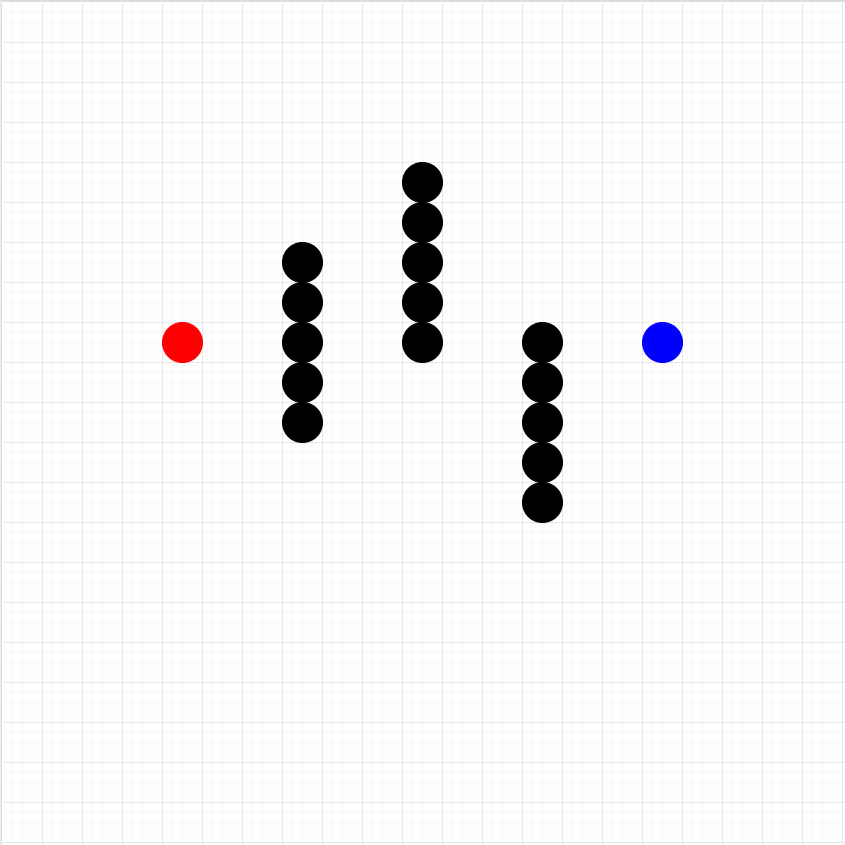
#> input picture obj.PNG, 845 x 845 px
$ python grid.py
#> lines starting #> are read from the running program, lines starting #| are printed output that depends on the picture; after the words box and inside, x2 and y2 are one past the last pixel; in counts of white or black regions, pixels touching at a corner belong together
import numpy as np
import cv2
from math import floor, ceil

def draw_grid(img, grid_shape, color=(0, 255, 0), thickness=1):
	h, w, _ = img.shape
	rows, cols = grid_shape
	dy, dx = h / rows, w / cols

    # draw vertical lines
	for x in np.linspace(start=dx, stop=w-dx, num=cols-1):
		x = int(round(x))
		cv2.line(img, (x, 0), (x, h), color=color, thickness=thickness)

	# draw horizontal lines
	for y in np.linspace(start=dy, stop=h-dy, num=rows-1):
		y = int(round(y))
		cv2.line(img, (0, y), (w, y), color=color, thickness=thickness)

	return img

def get_perbandingan(img, grid_shape):
	h, w, _ = img.shape
	rows, cols = grid_shape
	pr = floor(h / rows)
	pc = floor(w / cols)
	return (pr, pc)

def pixel2rect(pixel, banding):
	x, y = pixel
	bx, by = banding
	rx = floor(x/bx)
	ry = floor(y/by)
	return (rx, ry)

def rect2pixel(rect, banding):
	x, y = rect
	bx, by = banding
	px = x * bx
	py = y * by
	return (px, py)

def get_blue_object(img):
	pxx = 0
	pyy = 0
	hsvFrame = cv2.cvtColor(img, cv2.COLOR_BGR2HSV)

	blue_lower = np.array([94, 80, 2], np.uint8)
	blue_upper = np.array([120, 255, 255], np.uint8)
	blue_mask = cv2.inRange(hsvFrame, blue_lower, blue_upper)

	kernal = np.ones((5, 5), "uint8")
	blue_mask = cv2.dilate(blue_mask, kernal)

	contours, hierarchy = cv2.findContours(blue_mask, cv2.RETR_TREE, cv2.CHAIN_APPROX_SIMPLE)
	#for pic, contour in enumerate(contours):
	area = cv2.contourArea(contours[0])
	if(area > 300):
		x, y, w, h = cv2.boundingRect(contours[0])
		pxx = floor((w/2) + x)
		pyy = floor((h/2) + y)

	return (pxx, pyy)

imageFrame = cv2.imread("obj.PNG")
#> imageFrame is the input picture: shape (845, 845, 3); mean B, G, R 245.1, 244.6, 245.1
imageFrame = draw_grid(imageFrame, (21, 21), (0, 255, 255), 1)
#> after the loop in draw_grid, `for x in np.linspace(start=dx, stop=w-dx, num=cols-1):`:
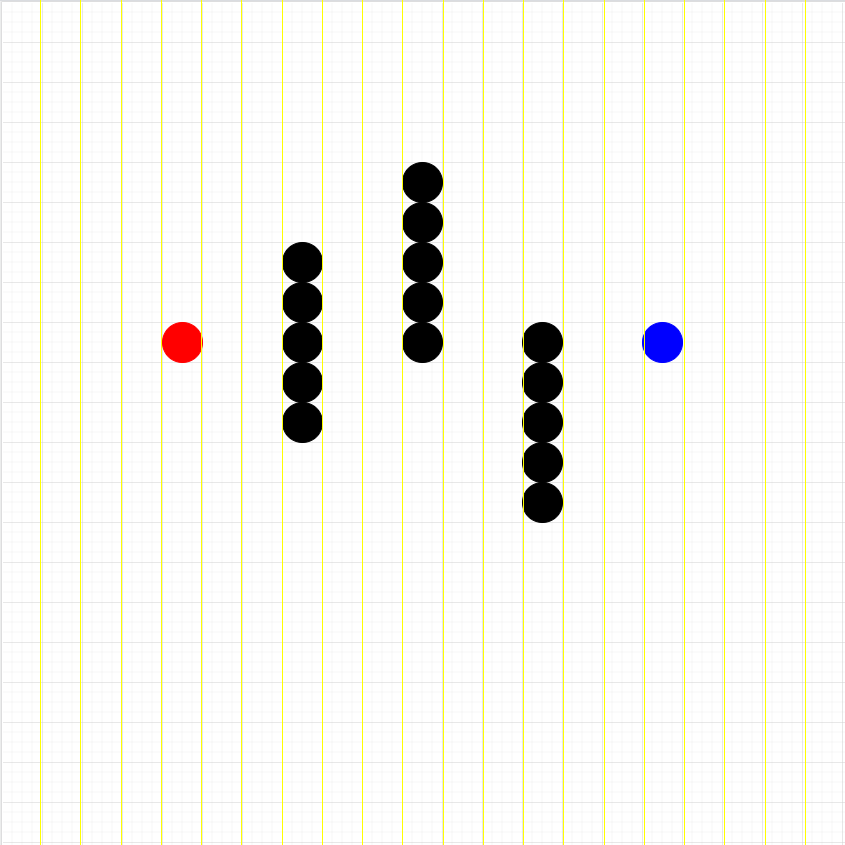
#> img: shape (845, 845, 3); mean B, G, R 239.3, 244.8, 245.3
#> after the loop in draw_grid, `for y in np.linspace(start=dy, stop=h-dy, num=rows-1):`:
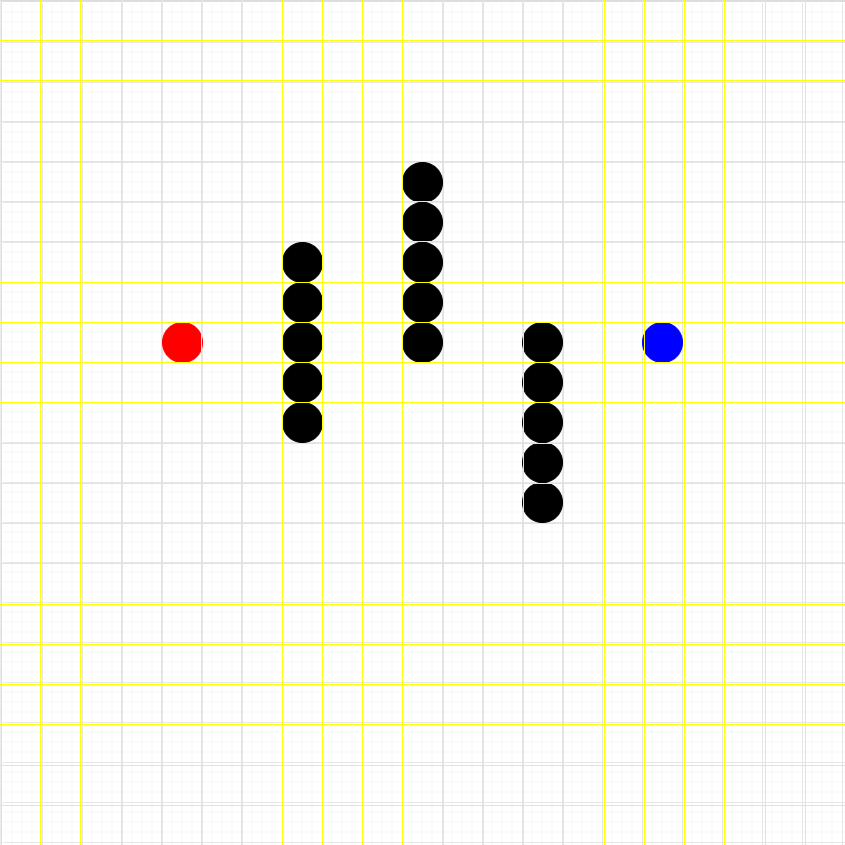
#> img: shape (845, 845, 3); 2.31% of pixels changed, all inside (x1, y1, x2, y2) = (0, 40, 845, 806)

banding = get_perbandingan(imageFrame, (21, 21))
#> banding = (40, 40)
pospixel = get_blue_object(imageFrame)
#> in get_blue_object, `hsvFrame = cv2.cvtColor(img, cv2.COLOR_BGR2HSV)`: hsvFrame: shape (845, 845, 3); mean H, S, V 2.1, 12.9, 245.9
#> in get_blue_object, `blue_mask = cv2.inRange(hsvFrame, blue_lower, blue_upper)`:
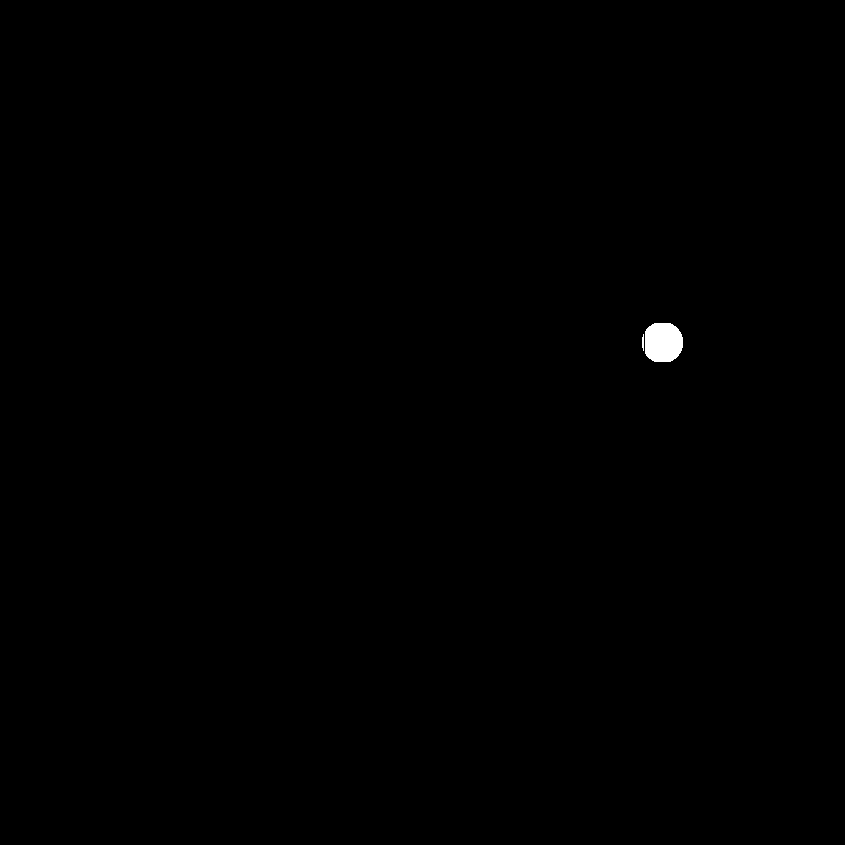
#> blue_mask: shape (845, 845); 0.18% white; 2 white regions, box (x1, y1, x2, y2) and area: (645, 323, 683, 362) 1282, (642, 334, 644, 351) 28
#> in get_blue_object, `blue_mask = cv2.dilate(blue_mask, kernal)`: blue_mask: shape (845, 845); 0.23% white; 1 white region
#> in get_blue_object, `contours, hierarchy = cv2.findContours(blue_mask, cv2.RETR_TREE, cv2.C..`: contours = 1 contour; box (x1, y1, x2, y2) and area: (640, 321, 685, 364) 1595
#> in get_blue_object, `area = cv2.contourArea(contours[0])`: area = 1595
#> in get_blue_object, `x, y, w, h = cv2.boundingRect(contours[0])`: x = 640; y = 321; w = 45; h = 43
#> in get_blue_object, `pxx = floor((w/2) + x)`: pxx = 662
#> in get_blue_object, `pyy = floor((h/2) + y)`: pyy = 342
#> pospixel = (662, 342)
posrect = pixel2rect(pospixel, banding)
#> in pixel2rect, `x, y = pixel`: x = 662; y = 342
#> in pixel2rect, `bx, by = banding`: bx = 40
#> in pixel2rect, `rx = floor(x/bx)`: rx = 16
#> in pixel2rect, `ry = floor(y/by)`: ry = 8
#> posrect = (16, 8)

randompixel = rect2pixel((2,2), banding)
#> in rect2pixel, `bx, by = banding`: bx = 40
#> in rect2pixel, `px = x * bx`: px = 80
#> randompixel = (80, 80)
rpx, rpy = randompixel
#> rpx = 80; rpy = 80
bx, by = banding
#> bx = 40; by = 40

print("size image: ", imageFrame.shape)
#| size image:  (845, 845, 3)
print("banding: ", banding)
#| banding:  (40, 40)
print("blue in pixel: ", pospixel)
#| blue in pixel:  (662, 342)
print("blue in rect: ", posrect)
#| blue in rect:  (16, 8)
print("random pixel: ", randompixel)
#| random pixel:  (80, 80)

imageFrame = cv2.rectangle(imageFrame, pospixel, pospixel, (0, 255, 0), 5)
#> imageFrame: shape (845, 845, 3); under 0.01% of pixels changed, all inside (x1, y1, x2, y2) = (659, 339, 666, 346)
imageFrame = cv2.rectangle(imageFrame, randompixel, (rpx + bx , rpy + by), (0, 255, 0), 5)
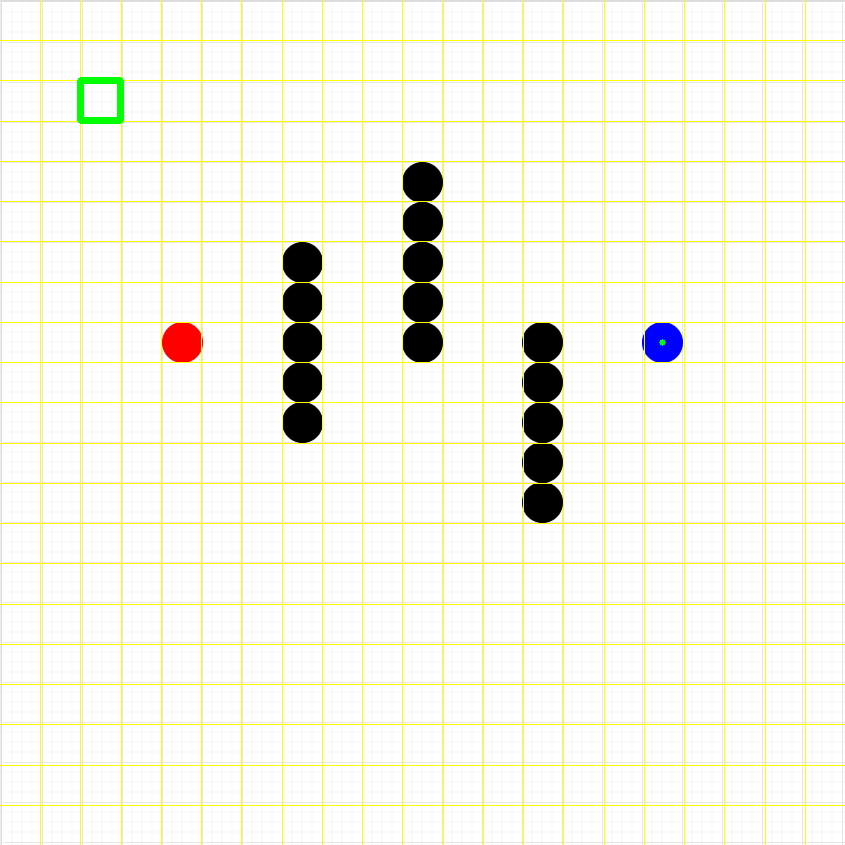
#> imageFrame: shape (845, 845, 3); mean B, G, R 233.2, 245, 245.1

while(1):
	cv2.imshow("Multiple Color Detection in Real-TIme", imageFrame)
	if cv2.waitKey(10) & 0xFF == ord('q'):
#> (key q is pressed here)
		cv2.destroyAllWindows()
		break
